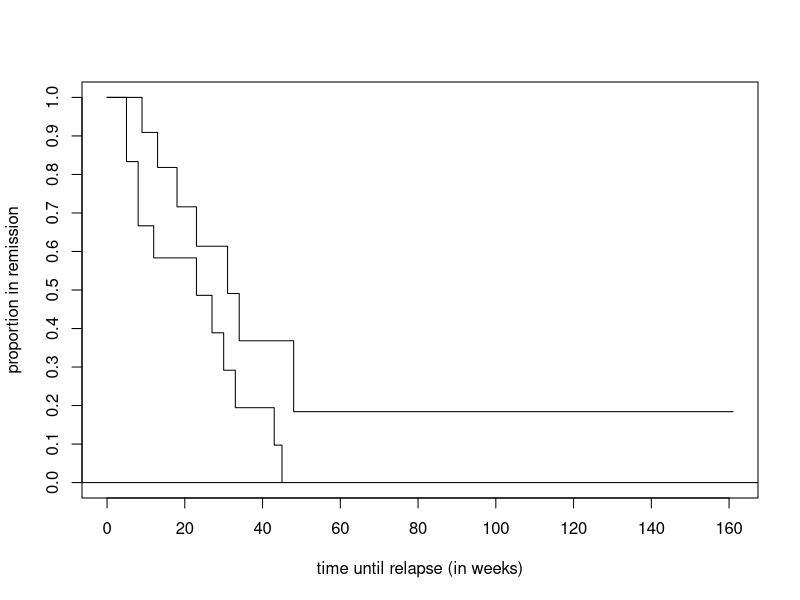

Write the R code that produced this figure.
# 加载生存分析包
library("survival")
# 设置工作路径
setwd("D:\\softwares\\applied statistics\\rcodelearning\\chap32\\sourcecode")
# 构造生存分析的对象
Stime_obj <- Surv(aml$time, aml$status)
print(Stime_obj)
# KM估计生存函数
km_fit <- survfit(
    Surv(time, status) ~ x, # 生存分析对象
    type = "kaplan-meier", # KM估计方法
    data = aml # 数据集
)
# KM估计的生存函数查看
print(summary(km_fit))
# 开始绘图
dev.new()
# 保存文件
pdf("../codeimage/code2.pdf")
plot(
    km_fit,
    conf.int = FALSE,
    xlab = "time until relapse (in weeks)",
    ylab = "proportion in remission",
    lab = c(10, 10, 7)
)
abline(h = 0) # Figure 2.3 is now complete.
# 关闭图形
dev.off()
# 关闭文件
dev.off()
# 保存工作空间
save.image("R2.RData")
